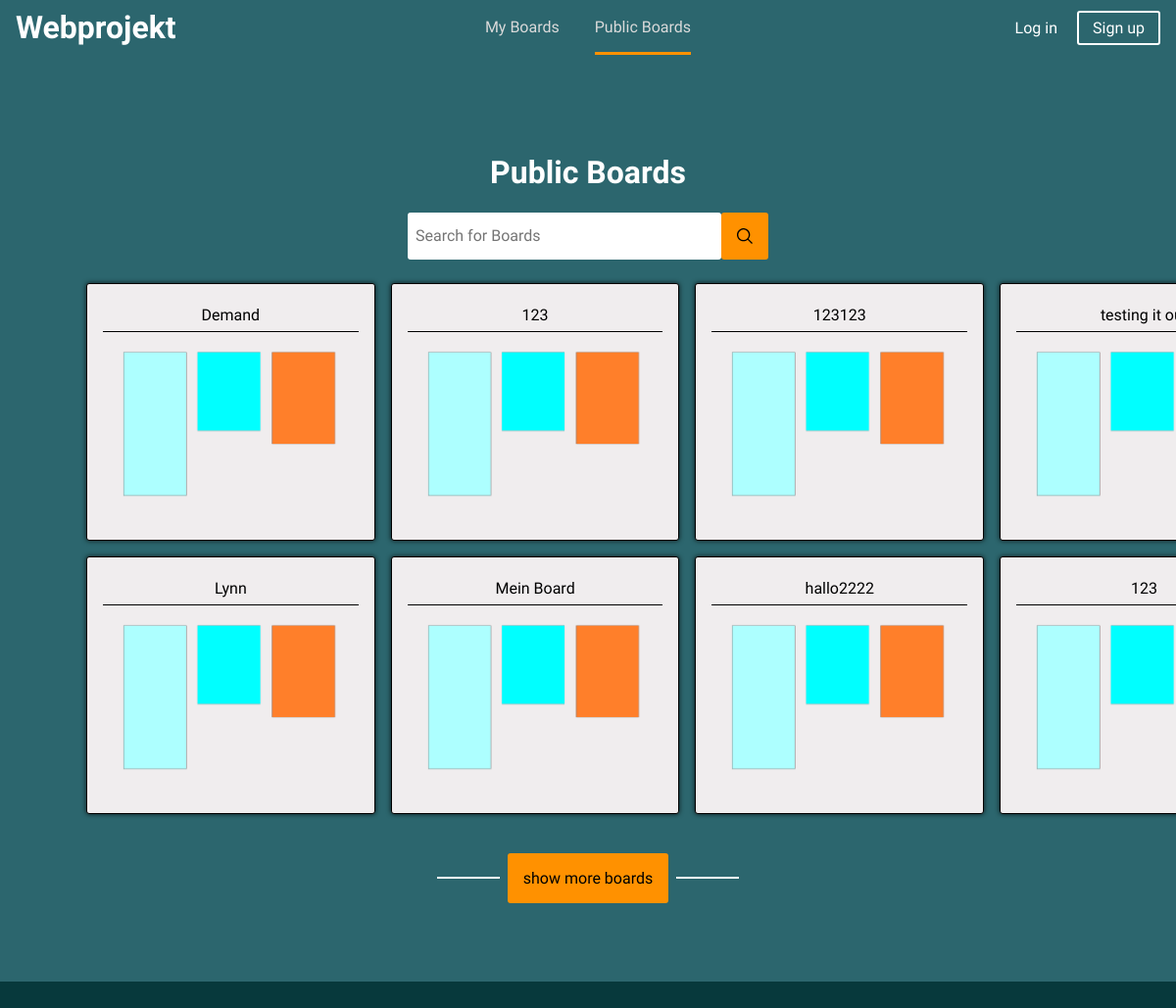
The page / on the database its author committed.
### base/models.py (models this page shows, shortened)
class Board(models.Model):
    owner = models.ForeignKey(User, on_delete=models.SET_NULL, null=True)
    name = models.CharField(max_length=200, null=True)
    description = models.TextField(null=True, blank=True)
    participants = models.ManyToManyField(User, related_name="participants", blank=True)
    updated = models.DateTimeField(auto_now=True, null=True)
    created = models.DateTimeField(auto_now_add=True, null=True)

### base/views.py (the view)
# urls.py: path('', views.home, name='home'),
def home(request):
    boards = Board.objects.all()[:8]
    try:
        myboards = Board.objects.filter(participants = request.user)[:8]
    except:
        myboards = Board.objects.filter()[:8]
    board_count = boards.count()
    context = {'boards': boards, 'myboards': myboards, 'board':board, 'board_count': board_count}
    return render(request, 'base/home.html', context)

### base/templates/base/home.html (shortened to what this page needs)
<!DOCTYPE html>
{% load static %}
<html lang="en">
<head>
    <link rel='stylesheet'
        href='https://cdn-uicons.flaticon.com/uicons-regular-straight/css/uicons-regular-straight.css'>
    <link rel="stylesheet" href="{% static 'styles/app.css' %}">
</head>
<body>
    <header>
        <div class="navbar">
            <div class="flex_help_container">
                <h1 class="home" onclick="location.pathname = '.'">Webprojekt</h1>
            </div>
            <ul class="nav_elements">
                <li class="nav_element my_board_btn">My Boards</li>
                <li class="nav_element public_board_btn current_page">Public Boards</li>
            </ul>
            <div class="flex_help_container">
                {% if request.user.is_authenticated %}
                <div class="nav_element acc_expand">Account</div>
                <div class="popover_account">
                    <div class="popover_account_container">
                        <div class="popover_account_button">email@email.com</div>
                        <div class="popover_account_buttons">
                            <div class="popover_account_button">my boards</div>
                            <div class="popover_account_button" onclick="location.pathname = './Pages/profile.html'">
                                profile</div>
                        </div>
                        <div class="popover_account_button" onclick="location.pathname = './logout'" >Logout</div>
                    </div>
                </div>
                {% else %}
                <div class="sign_options">
                    <div class="log_in_btn" onclick="location.pathname = './login'">Log in</div>
                    <div class="sign_up_btn" onclick="location.pathname = './register'">Sign up</div>
                </div>
                {% endif %}
            </div>
        </div>
    </header>
    <div class="content">
        <div id="back_color_public_boards">
            <div class="board_overview" id="public_boards">
                <h1>Public Boards</h1>
                <div class="search_container">
                    <input type="text" class="searchbar" placeholder="Search for Boards" />
                    <div class="search_btn">
                        <img src="{% static 'Images/Icons/suche.svg' %}" alt="search">
                    </div>
                </div>
                <div class="board_previews">
                    {% for board in boards %}
                    {% include 'base/board_item.html' %}
                    {% endfor %}
                </div>
                <div class="board_preview_expand_container">
                    <div class="board_preview_expand_line"></div>
                    <div class="board_preview_expand">show more boards</div>
                    <div class="board_preview_expand_line"></div>
                </div>
            </div>
        </div>
    </div>
</body>
</html>

### base/templates/base/board_item.html
{% load static %}
<div class="board_preview" onclick="location.pathname = './board/{{board.id}}'">
    <div class="board_preview_title">{{board.name}}</div>
    <div class="board_preview_description">
        <img src="{% static 'Images/PreviewGraphic Board.png' %}" alt="">
    </div>
</div>

### static/styles/app.css (style rules this page uses)
html { background-color: rgb(10, 9, 12); background-color: rgb(7, 57, 60); background-color: rgb(44, 102, 110); background-color: rgb(144, 221, 240); background-color: rgb(240, 237, 238); margin: 0; padding: 0; }
* { scrollbar-width: 8px; scrollbar-color: #000000 #ffffff00; }
body { font-family: 'Signika', sans-serif; font-size: 16px; margin: 0; padding: 0; }
.navbar { position: fixed; right: 0; left: 0; z-index: 998; color: white; display: flex; justify-content: space-between; align-items: center; background-color: rgb(44, 102, 110); padding: 0rem 1rem; height: 3.5rem; }
.flex_help_container { width: 15rem; display: flex; flex-direction: row; }
.flex_help_container:first-child { justify-content: left; }
.flex_help_container:last-child { justify-content: right; }
.home { cursor: pointer; }
.nav_elements { color: rgb(218, 218, 218); text-align: center; align-items: center; list-style: none; height: 2rem; height: 100%; padding-left: 0; }
.nav_element { margin: 0 1rem; display: inline-block; text-decoration: none; height: 100%; line-height: 3.5rem; cursor: pointer; }
.sign_options>div { display: inline-block; cursor: pointer; }
.sign_options>div:not(:last-child) { margin-right: 1rem; }
.sign_up_btn { box-shadow: inset 0 0 0 2px #fff; padding: 0.5rem 1rem; border-radius: 3px; }
.content { position: absolute; top: 3.5rem; width: 100%; min-height: 100%; background-color: rgb(240, 237, 238); background-color: rgb(7, 57, 60); overflow: scroll; overflow-x: hidden; }
.board_overview { max-width: 100rem; margin: auto; padding: 5rem 5rem; outline: none; text-align: center; display: block; }
#public_boards { color: white; align-items: center; }
#back_color_public_boards { background-color: rgb(44, 102, 110); min-height: 100%; }
h1 { padding: 0; text-align: center; }
.search_container { display: flex; justify-content: center; min-width: 25rem; height: 3rem; margin: 0; font-size: 1rem; }
.search_btn { min-width: 1rem; min-height: 1rem; align-items: center; padding: 1rem; background-color: rgb(255, 145, 0); cursor: pointer; border-radius: 3px; }
.search_btn>img { height: 1rem; margin: auto; }
input, textarea, select { margin: 0; font-family: inherit; padding: 0 0.5rem; border: 1px solid black; border-radius: 3px; font-size: 1rem; line-height: 2.5rem; }
.searchbar { min-width: 20rem; display: inline-block; line-height: 2.5rem; border: none; }
.board_previews { display: grid; padding: 0.5rem; grid-template-columns: repeat(4, 1fr); grid-template-rows: repeat(2, 1fr); margin: 1rem 0; // height: 35rem; gap: 1rem; }
.board_preview, .add_board { border: 1px solid black; background-color: rgb(240, 237, 238); border-radius: 3px; color: black; padding: 1rem; cursor: pointer; box-shadow: 0 0 5px rgb(0 0 0 / 0.8); transition: transform 0.2s; }
.board_preview_title, .add_board_title { border-bottom: 1px solid black; line-height: 2rem; }
.board_preview_description, .add_board_icon { text-align: center; vertical-align: middle; padding: 1rem; }
.board_preview_description>img, .add_board_icon>img { height: 10rem; }
.board_preview_expand_container { display: flex; align-items: center; justify-content: center; text-align: center; gap: 0.5rem; cursor: pointer; margin: auto; transition: transform 0.2s; }
.board_preview_expand { padding: 1rem; border-radius: 3px; width: fit-content; background-color: rgb(255, 145, 0); color: black; }
.board_preview_expand_line { height: 1px; border: 1px solid white; width: 4rem; }
.current_page { border-bottom: 3px solid rgb(255, 145, 0); }
* { box-sizing: border-box; }

### rows shown on the page
Board: name "Demand"
Board: name "123"
Board: name "123123"
Board: name "testing it…"
Board: name "Lynn"
Board: name "Mein Board"
Board: name "hallo2222"
Board: name "123"
